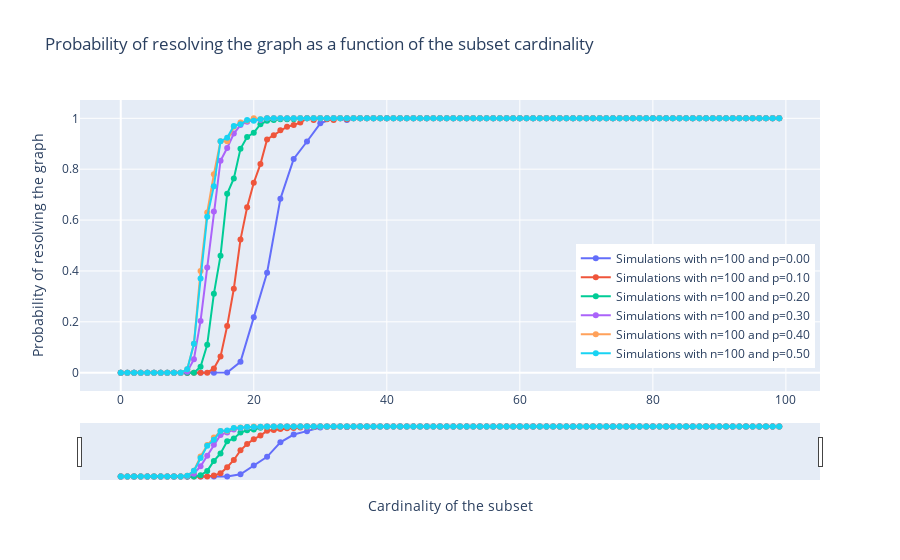

The notebook cell saved with this chart:
### Code cell
# Define the trace for the scatter plot
d = {}
for i in q_range:
    d["scatter{}".format(i)] = go.Scatter(x=list(sol_all_q[i].keys()), y=list(sol_all_q[i].values()), mode='markers+lines', name='Simulations with n={} and p={:.2f}'.format(n, float(i)))

data = [sc for sc in d.values()]

# Define the layout
layout = go.Layout(title='Probability of resolving the graph as a function of the subset cardinality', 
                   xaxis=dict(title='Cardinality of the subset', rangeslider=dict(visible=True)), 
                   yaxis=dict(title='Probability of resolving the graph'),
                   legend=dict(x=0.67, y=0.08, orientation='v'))

# Combine the traces and layout into a figure
fig = go.Figure(data=data, layout=layout)

# Show the figure
fig.show()

### Figure 1 — Plotly figure (JSON) as saved in the notebook; plotly's stock layout.template omitted (floating-point values rounded to 4 significant figures)
{"data": [{"mode": "markers+lines", "name": "Simulations with n=100 and p=0.00", "type": "scatter", "x": [0, 2, 4, 6, 8, 10, 12, 14, 16, 18, 20, 22, 24, 26, 28, 30, 32, 34, 36, 38, 40, 42, 44, 46, 48, 50, 52, 54, 56, 58, 60, 62, 64, 66, 68, 70, 72, 74, 76, 78, 80, 82, 84, 86, 88, 90, 92, 94, 96, 98], "y": [0, 0, 0, 0, 0, 0, 0, 0, 0.0007111, 0.04271, 0.2178, 0.3927, 0.6834, 0.8403, 0.9088, 0.9801, 1, 0.9933, 1, 1, 1, 1, 1, 1, 1, 1, 1, 1, 1, 1, 1, 1, 1, 1, 1, 1, 1, 1, 1, 1, 1, 1, 1, 1, 1, 1, 1, 1, 1, 1]}, {"mode": "markers+lines", "name": "Simulations with n=100 and p=0.10", "type": "scatter", "x": [0, 1, 2, 3, 4, 5, 6, 7, 8, 9, 10, 11, 12, 13, 14, 15, 16, 17, 18, 19, 20, 21, 22, 23, 24, 25, 26, 27, 28, 29, 30, 31, 32, 33, 34, 35, 36, 37, 38, 39, 40, 41, 42, 43, 44, 45, 46, 47, 48, 49, 50, 51, 52, 53, 54, 55, 56, 57, 58, 59, 60, 61, 62, 63, 64, 65, 66, 67, 68, 69, 70, 71, 72, 73, 74, 75, 76, 77, 78, 79, 80, 81, 82, 83, 84, 85, 86, 87, 88, 89, 90, 91, 92, 93, 94, 95, 96, 97, 98, 99], "y": [0, 0, 0, 0, 0, 0, 0, 0, 0, 0, 0, 0, 0, 0, 0.01667, 0.06333, 0.1833, 0.33, 0.5233, 0.65, 0.7467, 0.82, 0.9167, 0.9333, 0.9533, 0.9667, 0.9733, 0.9833, 1, 0.9933, 1, 0.9967, 0.9933, 1, 0.9967, 1, 1, 1, 1, 1, 1, 1, 1, 1, 1, 1, 1, 1, 1, 1, 1, 1, 1, 1, 1, 1, 1, 1, 1, 1, 1, 1, 1, 1, 1, 1, 1, 1, 1, 1, 1, 1, 1, 1, 1, 1, 1, 1, 1, 1, 1, 1, 1, 1, 1, 1, 1, 1, 1, 1, 1, 1, 1, 1, 1, 1, 1, 1, 1, 1]}, {"mode": "markers+lines", "name": "Simulations with n=100 and p=0.20", "type": "scatter", "x": [0, 1, 2, 3, 4, 5, 6, 7, 8, 9, 10, 11, 12, 13, 14, 15, 16, 17, 18, 19, 20, 21, 22, 23, 24, 25, 26, 27, 28, 29, 30, 31, 32, 33, 34, 35, 36, 37, 38, 39, 40, 41, 42, 43, 44, 45, 46, 47, 48, 49, 50, 51, 52, 53, 54, 55, 56, 57, 58, 59, 60, 61, 62, 63, 64, 65, 66, 67, 68, 69, 70, 71, 72, 73, 74, 75, 76, 77, 78, 79, 80, 81, 82, 83, 84, 85, 86, 87, 88, 89, 90, 91, 92, 93, 94, 95, 96, 97, 98, 99], "y": [0, 0, 0, 0, 0, 0, 0, 0, 0, 0, 0, 0, 0.02333, 0.11, 0.31, 0.46, 0.7033, 0.7633, 0.88, 0.9267, 0.9433, 0.9767, 0.99, 0.9933, 0.9967, 0.9967, 0.9967, 1, 1, 1, 1, 1, 1, 1, 1, 1, 1, 1, 1, 1, 1, 1, 1, 1, 1, 1, 1, 1, 1, 1, 1, 1, 1, 1, 1, 1, 1, 1, 1, 1, 1, 1, 1, 1, 1, 1, 1, 1, 1, 1, 1, 1, 1, 1, 1, 1, 1, 1, 1, 1, 1, 1, 1, 1, 1, 1, 1, 1, 1, 1, 1, 1, 1, 1, 1, 1, 1, 1, 1, 1]}, {"mode": "markers+lines", "name": "Simulations with n=100 and p=0.30", "type": "scatter", "x": [0, 1, 2, 3, 4, 5, 6, 7, 8, 9, 10, 11, 12, 13, 14, 15, 16, 17, 18, 19, 20, 21, 22, 23, 24, 25, 26, 27, 28, 29, 30, 31, 32, 33, 34, 35, 36, 37, 38, 39, 40, 41, 42, 43, 44, 45, 46, 47, 48, 49, 50, 51, 52, 53, 54, 55, 56, 57, 58, 59, 60, 61, 62, 63, 64, 65, 66, 67, 68, 69, 70, 71, 72, 73, 74, 75, 76, 77, 78, 79, 80, 81, 82, 83, 84, 85, 86, 87, 88, 89, 90, 91, 92, 93, 94, 95, 96, 97, 98, 99], "y": [0, 0, 0, 0, 0, 0, 0, 0, 0, 0, 0.003333, 0.05333, 0.2033, 0.4133, 0.6333, 0.8333, 0.8833, 0.94, 0.9733, 0.9867, 0.9933, 0.9933, 1, 1, 1, 1, 1, 1, 1, 1, 1, 1, 1, 1, 1, 1, 1, 1, 1, 1, 1, 1, 1, 1, 1, 1, 1, 1, 1, 1, 1, 1, 1, 1, 1, 1, 1, 1, 1, 1, 1, 1, 1, 1, 1, 1, 1, 1, 1, 1, 1, 1, 1, 1, 1, 1, 1, 1, 1, 1, 1, 1, 1, 1, 1, 1, 1, 1, 1, 1, 1, 1, 1, 1, 1, 1, 1, 1, 1, 1]}, {"mode": "markers+lines", "name": "Simulations with n=100 and p=0.40", "type": "scatter", "x": [0, 1, 2, 3, 4, 5, 6, 7, 8, 9, 10, 11, 12, 13, 14, 15, 16, 17, 18, 19, 20, 21, 22, 23, 24, 25, 26, 27, 28, 29, 30, 31, 32, 33, 34, 35, 36, 37, 38, 39, 40, 41, 42, 43, 44, 45, 46, 47, 48, 49, 50, 51, 52, 53, 54, 55, 56, 57, 58, 59, 60, 61, 62, 63, 64, 65, 66, 67, 68, 69, 70, 71, 72, 73, 74, 75, 76, 77, 78, 79, 80, 81, 82, 83, 84, 85, 86, 87, 88, 89, 90, 91, 92, 93, 94, 95, 96, 97, 98, 99], "y": [0, 0, 0, 0, 0, 0, 0, 0, 0, 0, 0.01333, 0.1133, 0.4, 0.63, 0.78, 0.91, 0.91, 0.9667, 0.9833, 0.99, 1, 0.9967, 1, 1, 1, 1, 1, 1, 1, 1, 1, 1, 1, 1, 1, 1, 1, 1, 1, 1, 1, 1, 1, 1, 1, 1, 1, 1, 1, 1, 1, 1, 1, 1, 1, 1, 1, 1, 1, 1, 1, 1, 1, 1, 1, 1, 1, 1, 1, 1, 1, 1, 1, 1, 1, 1, 1, 1, 1, 1, 1, 1, 1, 1, 1, 1, 1, 1, 1, 1, 1, 1, 1, 1, 1, 1, 1, 1, 1, 1]}, {"mode": "markers+lines", "name": "Simulations with n=100 and p=0.50", "type": "scatter", "x": [0, 1, 2, 3, 4, 5, 6, 7, 8, 9, 10, 11, 12, 13, 14, 15, 16, 17, 18, 19, 20, 21, 22, 23, 24, 25, 26, 27, 28, 29, 30, 31, 32, 33, 34, 35, 36, 37, 38, 39, 40, 41, 42, 43, 44, 45, 46, 47, 48, 49, 50, 51, 52, 53, 54, 55, 56, 57, 58, 59, 60, 61, 62, 63, 64, 65, 66, 67, 68, 69, 70, 71, 72, 73, 74, 75, 76, 77, 78, 79, 80, 81, 82, 83, 84, 85, 86, 87, 88, 89, 90, 91, 92, 93, 94, 95, 96, 97, 98, 99], "y": [0, 0, 0, 0, 0, 0, 0, 0, 0, 0, 0.01333, 0.1133, 0.37, 0.6133, 0.7333, 0.91, 0.9233, 0.97, 0.9767, 0.9933, 0.99, 0.9967, 1, 1, 1, 1, 1, 1, 1, 1, 1, 1, 1, 1, 1, 1, 1, 1, 1, 1, 1, 1, 1, 1, 1, 1, 1, 1, 1, 1, 1, 1, 1, 1, 1, 1, 1, 1, 1, 1, 1, 1, 1, 1, 1, 1, 1, 1, 1, 1, 1, 1, 1, 1, 1, 1, 1, 1, 1, 1, 1, 1, 1, 1, 1, 1, 1, 1, 1, 1, 1, 1, 1, 1, 1, 1, 1, 1, 1, 1]}], "layout": {"legend": {"orientation": "v", "x": 0.67, "y": 0.08}, "title": {"text": "Probability of resolving the graph as a function of the subset cardinality"}, "xaxis": {"rangeslider": {"visible": true}, "title": {"text": "Cardinality of the subset"}}, "yaxis": {"title": {"text": "Probability of resolving the graph"}}}}
